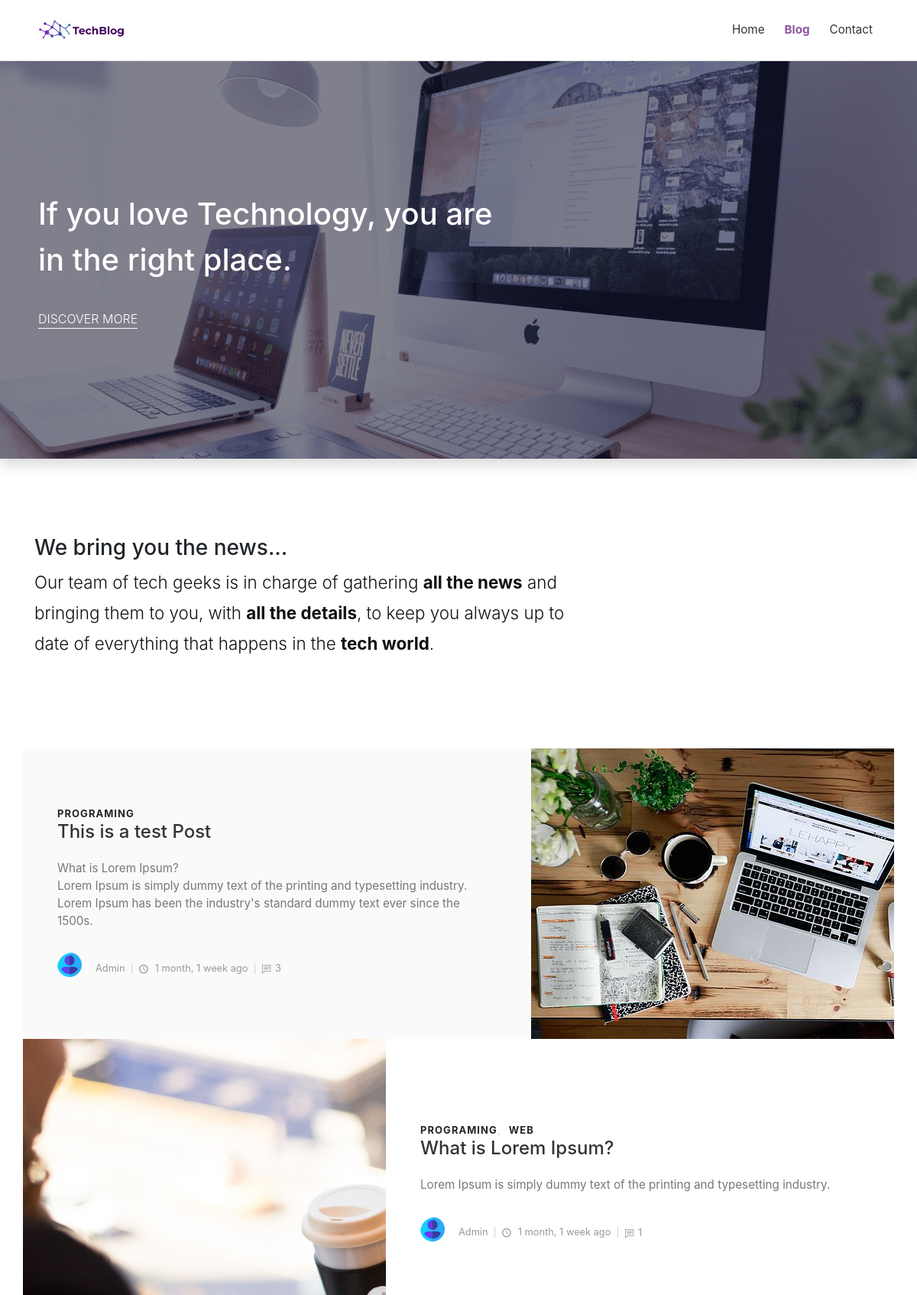
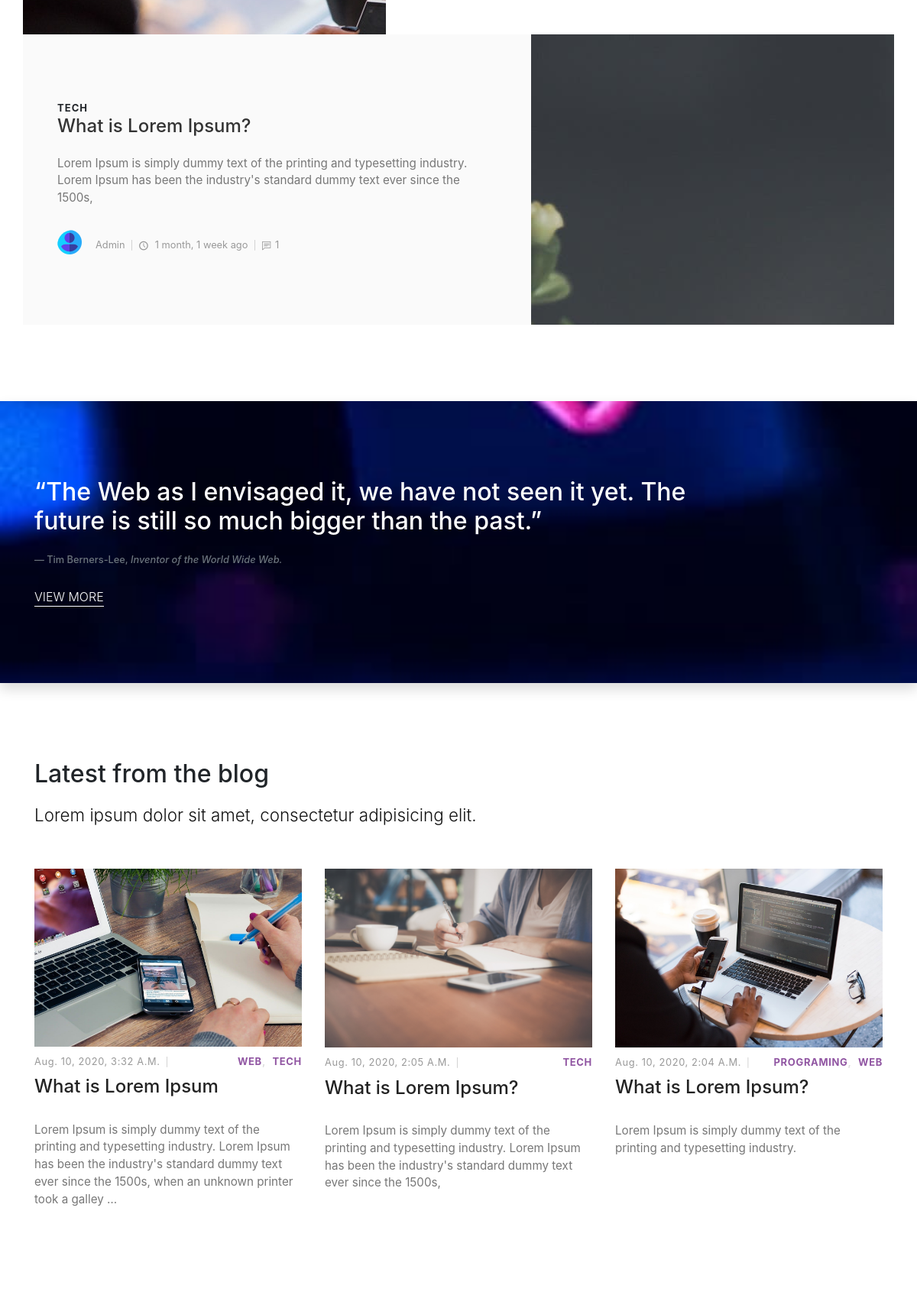
The page / (upper part) on the database its author committed (2 pictures, top to bottom).
### posts/models.py (models this page shows, shortened)
class Category(models.Model):
    title = models.CharField(max_length=20)
    def __str__(self):
        return self.title

class Post(models.Model):
    title = models.CharField(max_length=100)
    overview = models.TextField()
    timestamp = models.DateTimeField(auto_now_add=True)
    content = RichTextField(blank= True, null= True)
    author = models.ForeignKey(Author, on_delete=models.CASCADE)
    thumbnail = models.ImageField()
    categories = models.ManyToManyField(Category)
    featured = models.BooleanField()
    previous_post = models.ForeignKey(
        'self', related_name='previous', on_delete=models.SET_NULL, blank=True, null=True)
    next_post = models.ForeignKey(
        'self', related_name='next', on_delete=models.SET_NULL, blank=True, null=True)
    @property
    def comment_count(self):
        return Comment.objects.filter(post=self).count()

class Author(models.Model):
    user = models.OneToOneField(User, on_delete=models.CASCADE)
    profile_picture = models.ImageField()
    def __str__(self):
        return self.user.username

### posts/views.py (the view)
# urls.py: path('', index, name='home'),
def index(request):
    featured = Post.objects.filter(featured=True)
    latest = Post.objects.order_by('-timestamp')[0:3]
    context = {
        'object_list': featured,
        'latest': latest,
    }
    return render(request, 'index.html', context)

### templates/index.html (shortened to what this page needs)
{% extends 'layout.html' %}
{% load static %}
{% block content %}
    <section style="background: url({% static 'img/hero.png' %}); background-size: cover; background-position: center;" class="hero shadow">
      <div class="container">
        <div class="row">
          <div class="col-lg-7">
            <h1>If you love Technology, you are in the right place.</h1><a href="{% url 'post-list' %}" class="hero-link">Discover More</a>
          </div>
      </div>
    </section>
    <section class="intro">
      <div class="container">
        <div class="row">
          <div class="col-lg-8">
            <h2 class="h3">We bring you the news...</h2>
            <p class="text-big">Our team of tech geeks is in charge of gathering <strong>all the news</strong> and bringing them to you, with <strong>all the details</strong>, to keep you always up to date of everything that happens in the <strong>tech world</strong>.</p>
          </div>
        </div>
      </div>
    </section>
    <section class="featured-posts no-padding-top">
      <div class="container">
        {% for obj in object_list %}
        <div class="row d-flex align-items-stretch">
          {% if not forloop.first and not forloop.last %}
          <div class="image col-lg-5 img-fluid"><img src="{{ obj.thumbnail.url }}" alt="..."></div>
          {% endif %}
          <div class="text col-lg-7">
            <div class="text-inner d-flex align-items-center">
              <div class="content">
                <header class="post-header">
                  <div class="category">
                    {% for cat in obj.categories.all %}
                    <a href="#">{{ cat }}</a>
                    {% endfor %}
                  </div>
                  <a href="{{ post.get_absolute_url }}">
                    <h2 class="h4">{{ obj.title }}</h2>
                  </a>
                </header>
                <p>{{ obj.overview|linebreaks|truncatechars:200 }}</p>
                <footer class="post-footer d-flex align-items-center"><a href="#" class="author d-flex align-items-center flex-wrap">
                    <div class="avatar"><img src="{{ obj.author.profile_picture.url }}" alt="..." class="img-fluid"></div>
                    <div class="title"><span>{{ obj.author }}</span></div></a>
                  <div class="date"><i class="icon-clock"></i> {{ obj.timestamp|timesince }} ago</div>
                  <div class="comments"><i class="icon-comment"></i>{{ obj.comment_count }}</div>
                </footer>
              </div>
            </div>
          </div>
          {% if forloop.first or forloop.last %}
          <div class="image col-lg-5"><img src="{{ obj.thumbnail.url }}" alt="..."></div>
          {% endif %}
        </div>
        {% endfor %}
      </div>
    </section>
    <section style="background: url({% static 'img/divider-bg.jpg' %}); background-size: cover; background-attachment: fixed;" class="divider shadow">
      <div class="container">
        <div class="row">
          <div class="col-md-10">
            <blockquote class="h2 pb-3">“The Web as I envisaged it, we have not seen it yet. The future is still so much bigger than the past.”</blockquote>
            <footer class="blockquote-footer my-2 h3">Tim Berners-Lee, <cite title="Source Title">Inventor of the World Wide Web.</cite></footer>
            <a href="{% url 'post-list' %}" class="hero-link">View More</a>
          </div>
        </div>
      </div>
    </section>
    <section class="latest-posts">
      <div class="container">
        <header>
          <h2>Latest from the blog</h2>
          <p class="text-big">Lorem ipsum dolor sit amet, consectetur adipisicing elit.</p>
        </header>
        <div class="row">
          {% for obj in latest %}
          <div class="post col-md-4">
            <div class="post-thumbnail"><a href="#"><img src="{{ obj.thumbnail.url }}" alt="..." class="img-fluid"></a></div>
            <div class="post-details">
              <div class="post-meta d-flex justify-content-between">
                <div class="date">{{ obj.timestamp }}</div>
                <div class="category">
                  {% for cat in obj.categories.all %}
                  <a href="#">{{ cat }}</a>
                  {% endfor %}
                  </div>
              </div><a href="#">
                <h3 class="h4">{{ obj.title }}</h3></a>
              <p class="text-muted">{{ obj.overview|linebreaks|truncatechars:200 }}</p>
            </div>
          </div>
          {% endfor %}
        </div>
      </div>
    </section>
{% endblock content %}

### static_in_env/css/style.css (style rules this page uses)
body { overflow-x: hidden; }
strong { font-weight: 700; }
a, i, span { display: inline-block; text-decoration: none; -webkit-transition: all 0.3s; transition: all 0.3s; }
section { padding: 100px 0; overflow-x: hidden; }
.category a { color: #9055A2; letter-spacing: 0.08em; font-weight: 700; text-transform: uppercase; text-decoration: none; font-size: 13px; }
.category a::after { content: ','; color: #ddd; display: inline-block; margin-right: 5px; }
.category a:last-of-type::after { display: none; }
i[class*="icon-"] { -webkit-transform: translateY(3px); transform: translateY(3px); }
.no-padding-top { padding-top: 0 !important; }
h1, h2, h3, h4, h5, h6 { margin-bottom: 15px; }
.text-big { font-size: 1.4em; font-weight: 300; line-height: 1.8em; color: #111; }
a.hero-link { color: inherit !important; text-transform: uppercase; font-size: 1em; text-decoration: none !important; margin-top: 20px; font-weight: 300; }
a.hero-link::after { content: ''; width: 100%; height: 1px; display: block; background: #fff; -webkit-transition: all 0.3s; transition: all 0.3s; }
section.hero { padding: 0; color: #fff; }
section.hero .container { padding: 170px 20px; position: relative; }
section.hero h1 { line-height: 1.5em; }
section.featured-posts .row:nth-of-type(odd) .text { background: #fafafa; }
section.featured-posts .row:last-of-type { margin-bottom: 0; }
section.featured-posts p { font-weight: 400; color: #777; font-size: 0.95em; }
section.featured-posts .text-inner { padding: 70px 30px; height: 100%; -webkit-transition: all 0.3s; transition: all 0.3s; }
section.featured-posts a { color: inherit; text-decoration: none; }
section.featured-posts h2 { line-height: 1.1em; color: #333; -webkit-transition: all 0.3s; transition: all 0.3s; }
section.featured-posts .avatar { max-width: 40px; min-width: 40px; height: 40px; overflow: hidden; border-radius: 50%; margin-right: 10px; }
section.featured-posts .title, section.featured-posts .date, section.featured-posts .comments { font-size: 0.8em; font-weight: 400; color: #999; }
section.featured-posts .title i, section.featured-posts .date i, section.featured-posts .comments i { margin-right: 5px; }
section.featured-posts .title::after, section.featured-posts .date::after, section.featured-posts .comments::after { content: '|'; display: inline-block; margin: 0 7px; font-size: 0.9em; color: #ccc; }
section.featured-posts .comments::after { display: none; }
section.featured-posts .image { object-fit: contain; object-position: center; max-height: 380px; width: auto; overflow: hidden; padding: 0; }
section.featured-posts .image img { object-fit: contain; object-position: center; }
section.featured-posts .post-header { margin-bottom: 10px; }
section.featured-posts .post-footer { margin-top: 30px; }
section.divider { color: #fff; }
section.latest-posts header { margin-bottom: 50px; }
.post-meta { margin: 10px 0; font-size: 0.8em; }
.post-meta .date { text-transform: uppercase; font-weight: 400; }
.post-meta .date::after { display: none; }
.post p:not(.lead) { font-weight: 400; color: #777; font-size: 0.95em; }
.post a { text-decoration: none; }
.post h3 { line-height: 1.1em; color: #222; -webkit-transition: all 0.3s; transition: all 0.3s; margin-bottom: 1rem; }
.post .category a { color: #9055A2; letter-spacing: 0.05em; font-weight: 700; text-transform: uppercase; text-decoration: none; }
.post .date { letter-spacing: 0.05em; font-weight: 400; text-transform: uppercase; color: #aaa; }
.post .title, .post .date, .post .comments, .post .views { font-weight: 400; color: #999; text-transform: capitalize; }
.post .title::after, .post .date::after, .post .comments::after, .post .views::after { content: '|'; display: inline-block; margin: 0 7px; font-size: 0.9em; color: #ccc; }

### rows shown on the page
Post: title "This is a test Post", overview "What is Lorem Ipsum? Lorem Ipsum is simply dummy text of the printing and typesetting industry. Lorem Ipsum has been the industry's standard dummy text ever since the 1500s.", author.profile_picture (picture), author "Admin", timestamp "1 month, 1 week", comment_count "3", thumbnail (picture)
Category: title "PROGRAMING"
Post: thumbnail (picture), title "What is Lorem Ipsum?", overview "Lorem Ipsum is simply dummy text of the printing and typesetting industry.", author.profile_picture (picture), author "Admin", timestamp "1 month, 1 week", comment_count "1", timestamp "Aug. 10, 2020, 2:04 A.m."
Category: title "WEB"
Post: title "What is Lorem Ipsum?", overview "Lorem Ipsum is simply dummy text of the printing and typesetting industry. Lorem Ipsum has been the industry's standard dummy text ever since the 1500s,", author.profile_picture (picture), author "Admin", timestamp "1 month, 1 week", comment_count "1", thumbnail (picture), timestamp "Aug. 10, 2020, 2:05 A.m."
Category: title "TECH"
Post: thumbnail (picture), timestamp "Aug. 10, 2020, 3:32 A.m.", title "What is Lorem Ipsum", overview "Lorem Ipsum is simply dummy text of the printing and typesetting industry. Lorem Ipsum has been the industry's standard dummy text ever since the 1500s, when an unknown printer took a galley …"
